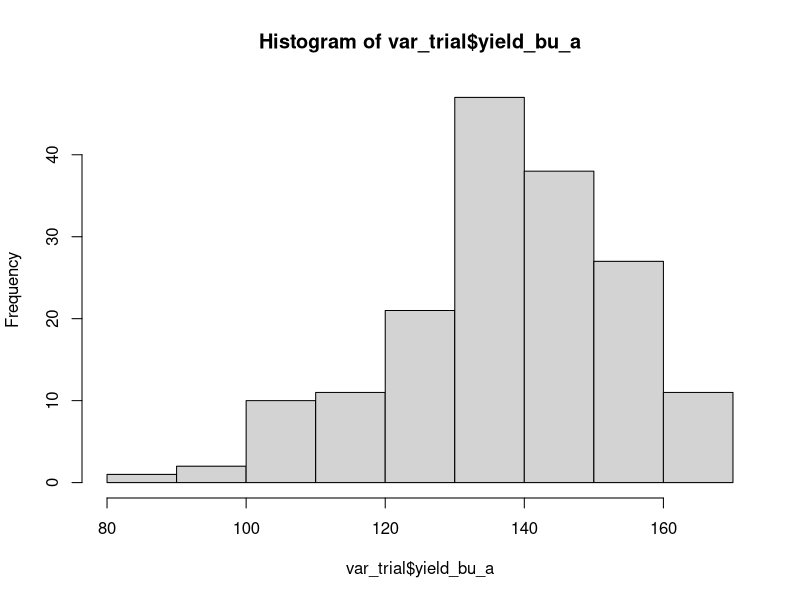
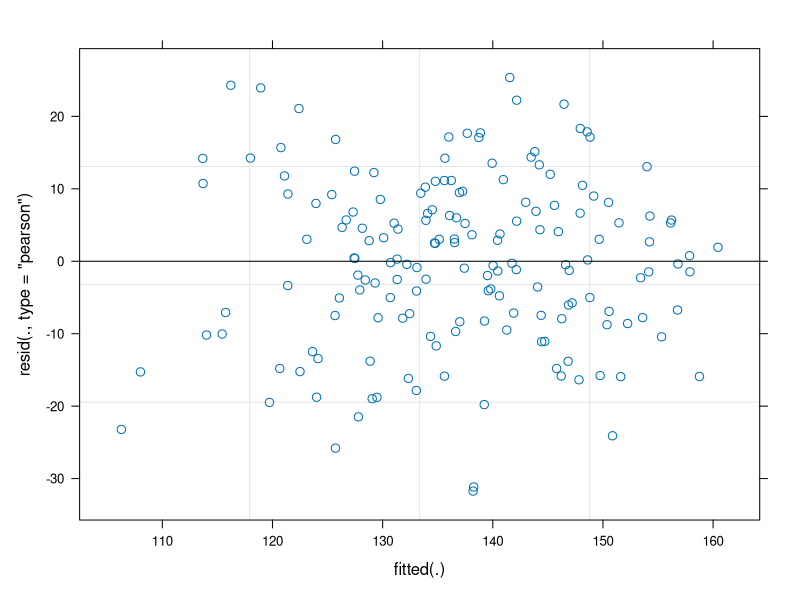
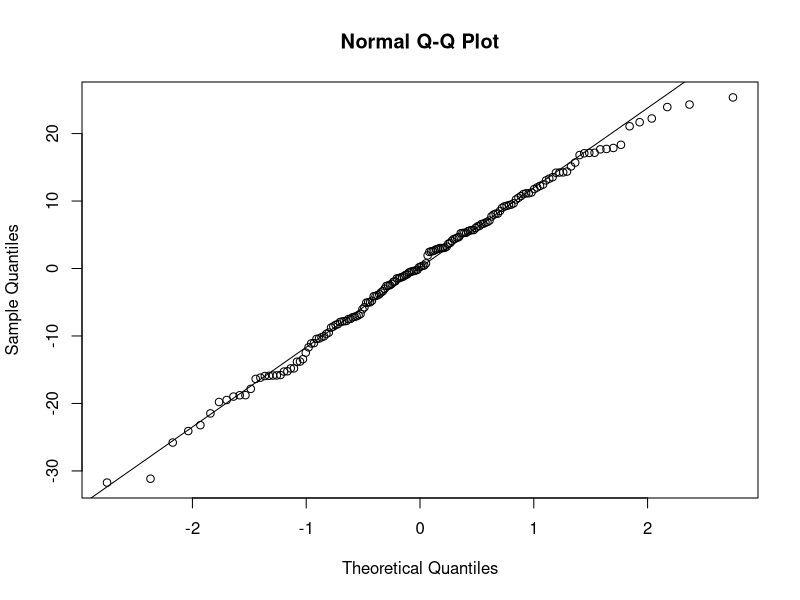

Here is the R script that generated these plots, in order:
## ---- chunk 1
library(lme4); library(lmerTest); library(emmeans)
library(dplyr)
## ---- chunk 2
var_trial <- read.csv(here::here("data", "aberdeen2015.csv"))
## ---- chunk 3
str(var_trial)
## ---- chunk 4
var_trial$block <- as.character(var_trial$block)
## ---- chunk 5
table(var_trial$variety, var_trial$block)
## ---- chunk 6
apply(var_trial, 2, function(x) sum(is.na(x)))
## ---- chunk 7
hist(var_trial$yield_bu_a)
## ---- chunk 8
model_rcbd <- lmer(yield_bu_a ~ variety + (1|block),
                   data = var_trial, 
                   na.action = na.exclude)
## ---- chunk 9
my_formula <- formula(Y ~ treatment1 + treatment2)
class(my_formula)
## ---- chunk 10
plot(model_rcbd)
## ---- chunk 11
qqnorm(resid(model_rcbd)); qqline(resid(model_rcbd))
## ---- chunk 12
rcbd_emm <- emmeans(model_rcbd, ~ variety)
as.data.frame(rcbd_emm) %>% arrange(desc(emmean))
## ---- chunk 13
anova(model_rcbd)
